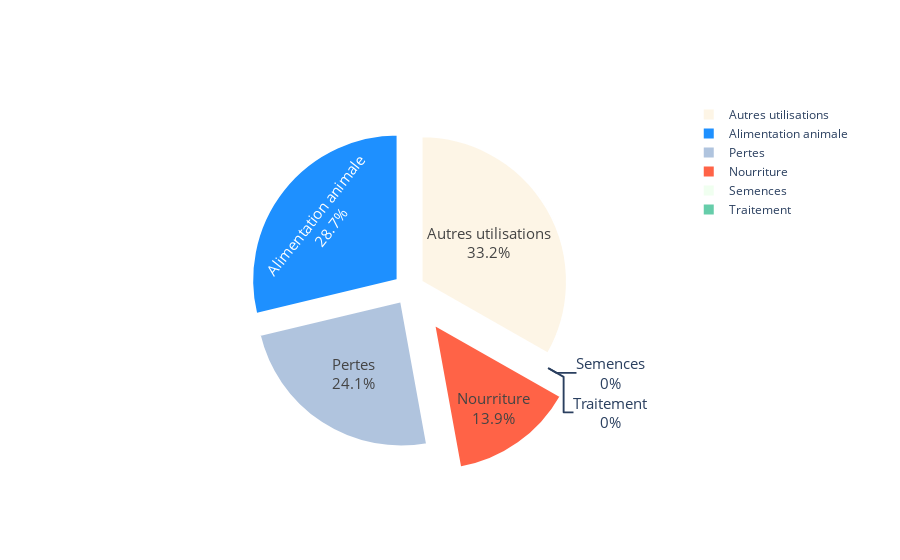

Notebook cell for this chart:
### Markdown cell above
#### Utilisation

### Code cell
colors =['tomato', 'honeydew', 'lightsteelblue', 'mediumaquamarine', 'dodgerblue', 'oldlace']
fig = go.Figure(data=[go.Pie(labels=['Nourriture', 'Semences', 'Pertes', 'Traitement', 'Alimentation animale', 'Autres utilisations'], 
                            values=[th.iloc[0,12],th.iloc[0,15],th.iloc[0,13],th.iloc[0,16],th.iloc[0,3],th.iloc[0,4]])])
fig

fig.update_traces(hoverinfo='label+value', 
                  textfont_size=15, 
                  textinfo='label+percent', 
                  pull=[0.3, 0.1, 0.1, 0.1, 0.1, 0.1], # on décale les quartiers
                  marker=dict(
                     colors=colors, 
                     line=dict(color='#FFFFFF', width=2)
                            ))

### Figure 1 — Plotly figure (JSON) as saved in the notebook; plotly's stock layout.template omitted (floating-point values rounded to 4 significant figures)
{"data": [{"hoverinfo": "label+value", "labels": ["Nourriture", "Semences", "Pertes", "Traitement", "Alimentation animale", "Autres utilisations"], "marker": {"colors": ["tomato", "honeydew", "lightsteelblue", "mediumaquamarine", "dodgerblue", "oldlace"], "line": {"color": "#FFFFFF", "width": 2}}, "pull": [0.3, 0.1, 0.1, 0.1, 0.1, 0.1], "textfont": {"size": 15}, "textinfo": "label+percent", "type": "pie", "values": [871, 0, 1511, 0, 1800, 2081]}], "layout": {"autosize": true}}
